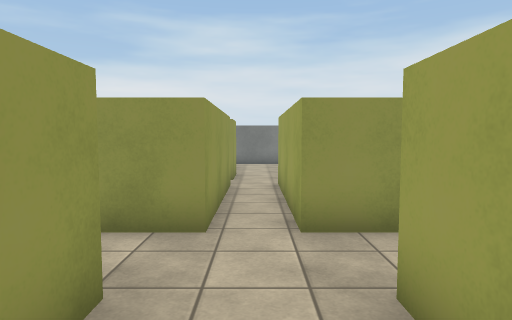
View 1 (above)

19 first-person views from a walk through a 3-D level made in the Unity game engine. The camera is 1.4 m above the floor, tilts 4° down and sees 75° across. The floor is counted in squares, 1 m on a side. Each view is taken from the middle of a square. On the plan, view 1 faces up. The plan holds only what a view shows up to about 15 squares ahead; the rest is blank. The place goes on beyond the plan. Surface patterns are stand-ins for the level's own textures.

View 2
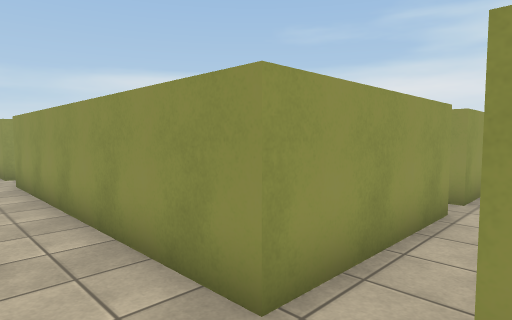

View 3
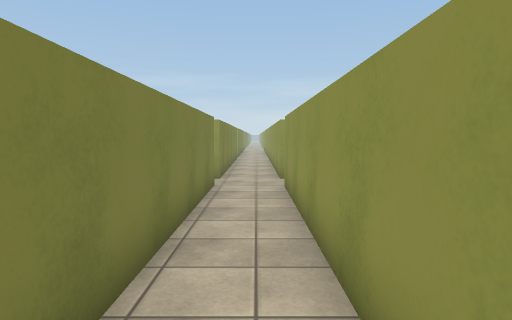

View 4
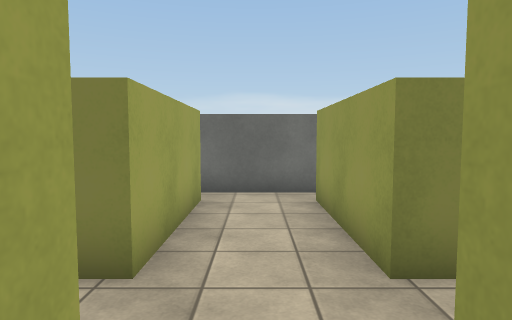

View 5
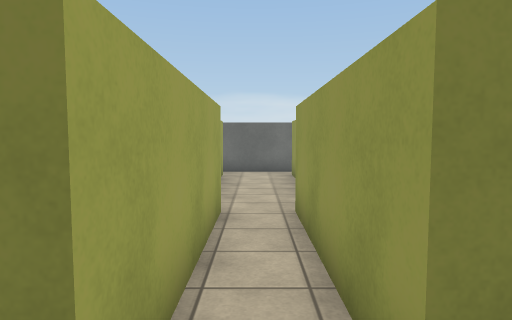

View 6
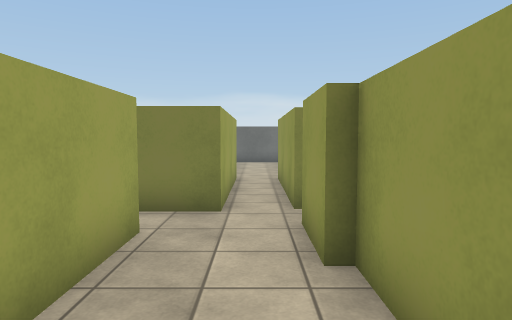

View 7
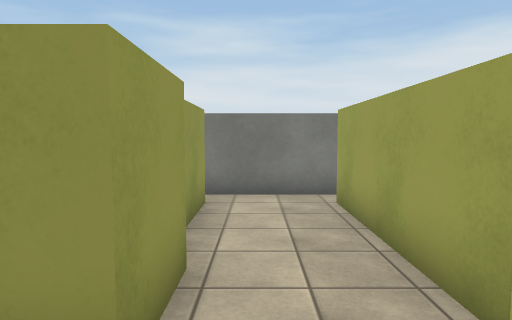

View 8
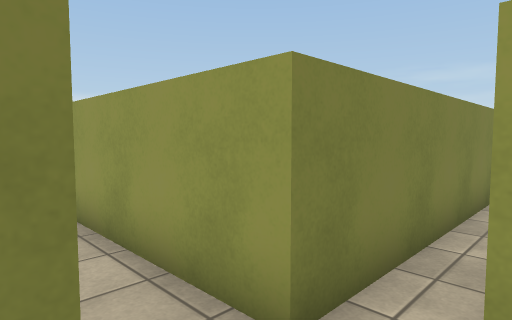

View 9
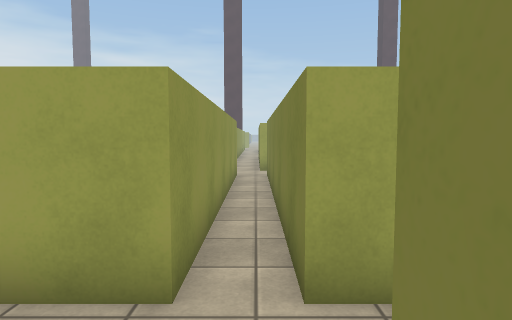

View 10
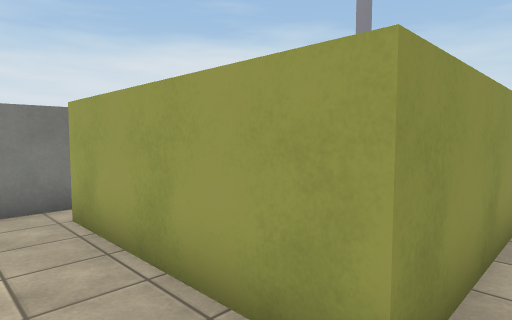

View 11
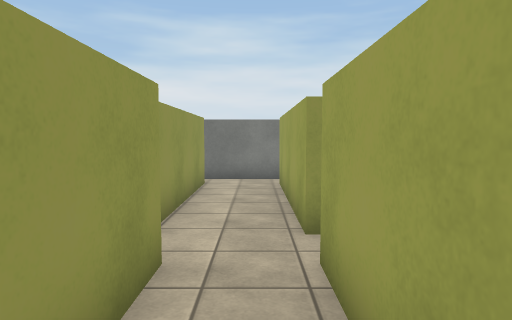

View 12
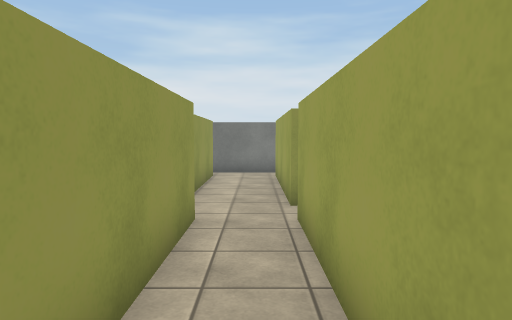

View 13
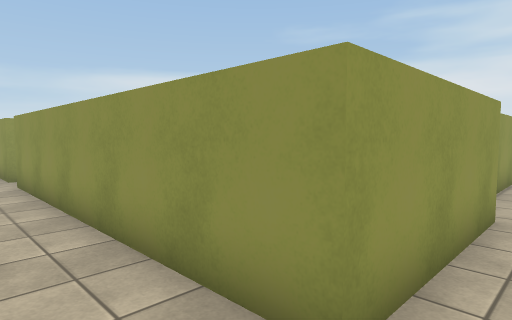

View 14
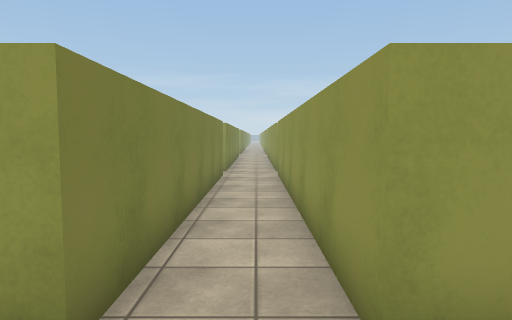

View 15
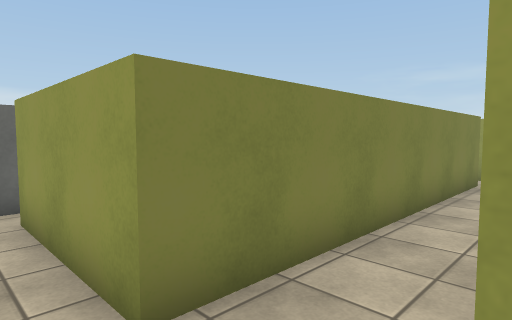

View 16
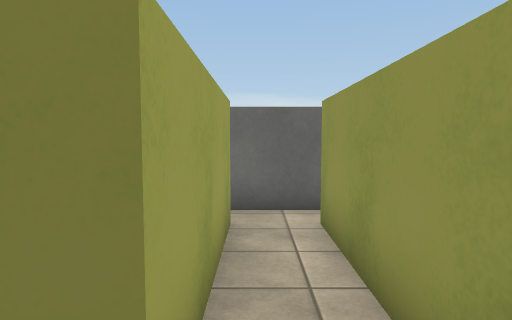

View 17
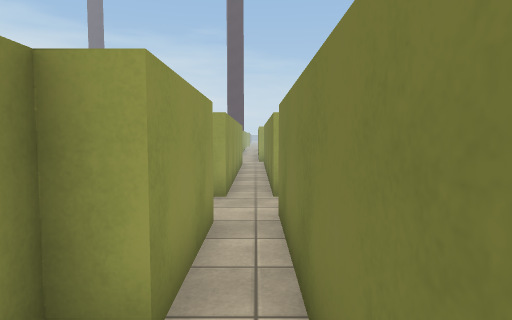

View 18
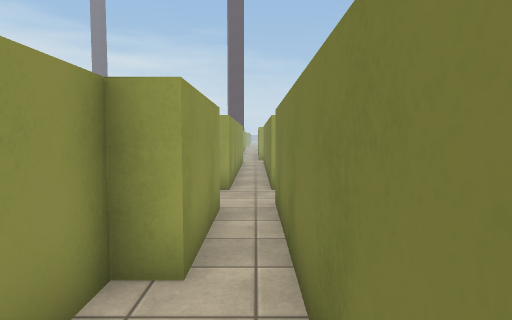

View 19
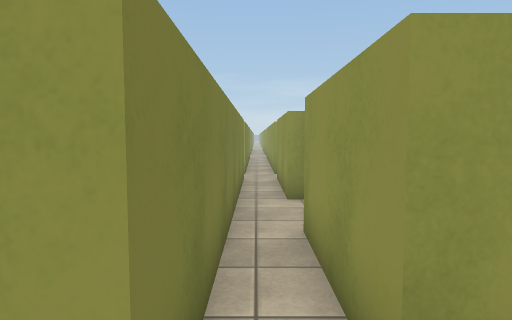

### Floor plan
Ten units are one square. View 1 is at (0, 0); x grows to the right and y downward. Boxes are objects, and circles mark ways between rooms. Rooms are numbered by the first view taken in them; rooms with no view inside come last. Other rooms are left out.
<svg viewBox="-200 -175 227 203">
<path fill="none" stroke="#000" d="M-7 -48 -103 -48M21 -48 7 -48M-16 23 15 23M12 14 12 -28 18 -28M-106 -28 -13 -28 -13 14M-7 -107 -103 -107M7 -48 7 -98M-103 -96 -7 -96 -7 -48M-7 -125 -7 -107M-11 -161 -11 -125M17 -111 17 -161M20 -170 -12 -170M7 -98 22 -98M-103 -107 -103 -161M-164 -96 -120 -96 -120 -48M-126 -161 -126 -107 -158 -107M-100 -170 -128 -170M-103 -48 -103 -96M-120 -48 -195 -48M-195 -28 -120 -28 -120 14M-106 14 -106 -28M-122 23 -105 23M-191 -96 -164 -96M-184 -111 -184 -107 -194 -107M-158 -107 -158 -114 -172 -114"/>
<circle cx="0" cy="-40" r="3" fill="#2a7"/>
<circle cx="-100" cy="-40" r="3" fill="#2a7"/>
<circle cx="0" cy="-110" r="3" fill="#2a7"/>
<circle cx="-100" cy="-100" r="3" fill="#2a7"/>
<circle cx="-110" cy="-50" r="3" fill="#2a7"/>
<circle cx="-160" cy="-100" r="3" fill="#2a7"/>
<text x="-30" y="-40">1</text>
<text x="-30" y="-100">2</text>
<text x="0" y="-140">3</text>
<text x="-120" y="-110">4</text>
<text x="-140" y="-40">5</text>
<text x="-180" y="-100">6</text>
</svg>
Room 1 opens to room 2. Room 1 opens to room 5. Room 2 opens to room 3. Room 2 opens to room 4. Room 4 opens to room 5. Room 4 opens to room 6.

Where each view was taken, in squares from view 1:
view 1: 0 up, 0 right, facing up
view 2: 3 up, 1 right, facing up-left
view 3: 4 up, 1 left, facing left
view 4: 6 up, 0 right, facing down
view 5: 11 up, 0 right, facing down
view 6: 16 up, 0 right, facing down
view 7: 9 up, 0 right, facing up
view 8: 11 up, 1 right, facing down-left
view 9: 10 up, 13 left, facing right
view 10: 10 up, 12 left, facing up-right
view 11: 6 up, 11 left, facing up
view 12: 4 up, 11 left, facing up
view 13: 3 up, 11 left, facing up-left
view 14: 4 up, 10 left, facing left
view 15: 5 up, 11 left, facing down-left
view 16: 4 up, 11 left, facing down
view 17: 10 up, 18 left, facing right
view 18: 10 up, 19 left, facing right
view 19: 10 up, 11 left, facing left
